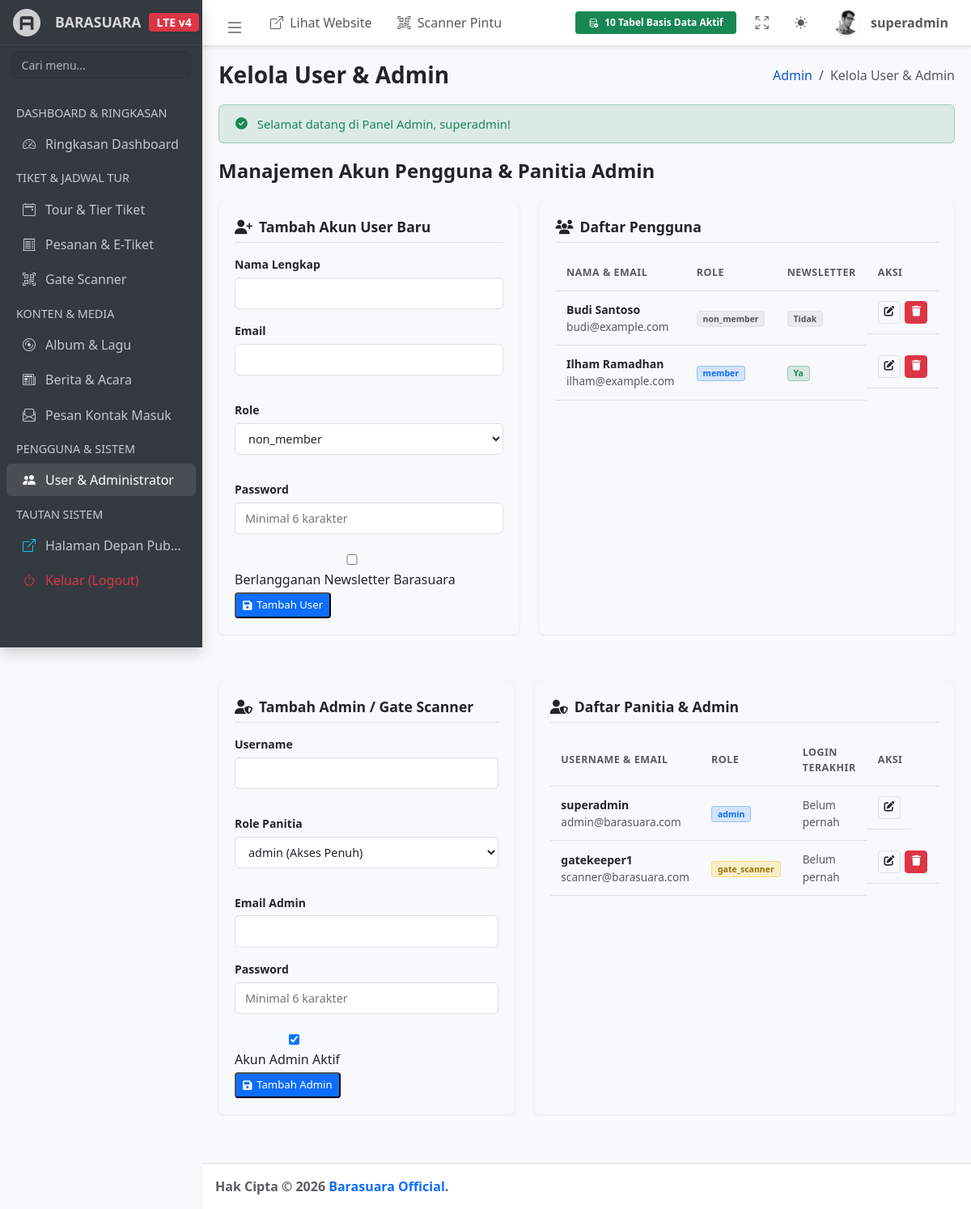
Page /admin/users.php (signed in) on the committed database.
### tables this page shows
CREATE TABLE `users` (
  `id` INT AUTO_INCREMENT PRIMARY KEY,
  `full_name` VARCHAR(150) NOT NULL,
  `email` VARCHAR(250) NOT NULL UNIQUE,
  `password_hash` VARCHAR(255) NOT NULL,
  `role` ENUM('member', 'non_member') NOT NULL DEFAULT 'non_member',
  `subscribe_token` VARCHAR(65) NULL UNIQUE,
  `is_subscribed` BOOLEAN NOT NULL DEFAULT FALSE,
  `subscribed_at` TIMESTAMP NULL DEFAULT NULL,
  `created_at` TIMESTAMP NOT NULL DEFAULT CURRENT_TIMESTAMP
);

### admin/users.php (the view, shortened to what the rows shown need)
<?php
require_once __DIR__ . '/includes/auth.php';
$admin = require_admin(['admin']);
$pdo = db();
$users = $pdo->query('SELECT * FROM users ORDER BY created_at DESC, id DESC')->fetchAll();
$admins = $pdo->query('SELECT * FROM admins ORDER BY id ASC')->fetchAll();
$adminTitle = 'Kelola User & Admin';
require __DIR__ . '/includes/header.php';
?>
<div class="admin-container">
    <div class="admin-page-head">
        <div>
            <h2>Manajemen Akun Pengguna &amp; Panitia Admin</h2>
        </div>
    </div>
    <div class="admin-two-col" style="margin-bottom: 35px;">
        <div class="order-panel">
            <div class="admin-table-wrap">
                <table class="admin-table">
                    <thead>
                        <tr>
                            <th>Nama &amp; Email</th>
                            <th>Role</th>
                            <th>Newsletter</th>
                            <th>Aksi</th>
                        </tr>
                    </thead>
                    <tbody>
                        <?php foreach ($users as $u): ?>
                            <tr>
                                <td>
                                    <strong><?= e($u['full_name']) ?></strong><br>
                                    <small class="muted-label"><?= e($u['email']) ?></small>
                                </td>
                                <td><span
                                        class="badge <?= $u['role'] === 'member' ? 'badge-info' : 'badge-muted' ?>"><?= e($u['role']) ?></span>
                                </td>
                                <td><?= $u['is_subscribed'] ? '<span class="badge badge-success">Ya</span>' : '<span class="badge badge-muted">Tidak</span>' ?>
                                </td>
                                <td class="table-actions">
                                    <a href="users.php?edit_user=<?= (int) $u['id'] ?>" class="btn-xs btn-outline"
                                        title="Edit">
                                        <i class="fas fa-edit"></i>
                                    </a>
                                    <form method="post" onsubmit="return confirm('Hapus user <?= e($u['full_name']) ?>?');">
                                        <button type="submit" class="btn-xs btn-danger" title="Hapus"><i
                                                class="fas fa-trash"></i></button>
                                    </form>
                                </td>
                            </tr>
                        <?php endforeach; ?>
                    </tbody>
                </table>
            </div>
        </div>
    </div>
    <div id="admins-section" class="admin-two-col">
        <div class="order-panel">
            <div class="admin-table-wrap">
                <table class="admin-table">
                    <thead>
                        <tr>
                            <th>Username &amp; Email</th>
                            <th>Role</th>
                            <th>Login Terakhir</th>
                            <th>Aksi</th>
                        </tr>
                    </thead>
                    <tbody>
                        <?php foreach ($admins as $ad): ?>
                            <tr>
                                <td>
                                    <strong><?= e($ad['username']) ?></strong><br>
                                    <small class="muted-label"><?= e($ad['email']) ?></small>
                                </td>
                                <td>
                                    <span class="badge <?= $ad['role'] === 'admin' ? 'badge-info' : 'badge-warning' ?>">
                                        <?= e($ad['role']) ?>
                                    </span>
                                </td>
                                <td><small
                                        class="muted-label"><?= $ad['last_login'] ? e(date('d/m/y H:i', strtotime($ad['last_login']))) : 'Belum pernah' ?></small>
                                </td>
                                <td class="table-actions">
                                    <a href="users.php?edit_admin=<?= (int) $ad['id'] ?>#admins-section"
                                        class="btn-xs btn-outline" title="Edit">
                                        <i class="fas fa-edit"></i>
                                    </a>
                                    <?php if ((int) $ad['id'] !== (int) $admin['id']): ?>
                                        <form method="post"
                                            onsubmit="return confirm('Hapus admin <?= e($ad['username']) ?>?');">
                                            <button type="submit" class="btn-xs btn-danger" title="Hapus"><i
                                                    class="fas fa-trash"></i></button>
                                        </form>
                                    <?php endif; ?>
                                </td>
                            </tr>
                        <?php endforeach; ?>
                    </tbody>
                </table>
            </div>
        </div>
    </div>
</div>
<?php require __DIR__ . '/includes/footer.php'; ?>

### admin/includes/header.php (shortened to what the rows shown need)
<?php
$adminTitle = $adminTitle ?? 'Dashboard Admin';
$adminUser = current_admin();
?>
<!doctype html>
<html lang="id">
<head>
    <link rel="stylesheet" href="https://cdn.jsdelivr.net/npm/@fontsource/source-sans-3@5.0.12/index.css">
    <link rel="stylesheet" href="https://cdn.jsdelivr.net/npm/overlayscrollbars@2.11.0/styles/overlayscrollbars.min.css">
    <link rel="stylesheet" href="https://cdn.jsdelivr.net/npm/bootstrap-icons@1.13.1/font/bootstrap-icons.min.css">
    <link rel="stylesheet" href="https://cdnjs.cloudflare.com/ajax/libs/font-awesome/6.5.2/css/all.min.css">
    <link rel="stylesheet" href="dist/css/adminlte.min.css">
    <link rel="stylesheet" href="dist/css/admin-custom.css">
</head>
<body class="layout-fixed sidebar-expand-lg bg-body-tertiary">
    <div class="app-wrapper">
        <nav class="app-header navbar navbar-expand bg-body shadow-sm">
            <div class="container-fluid">
                <ul class="navbar-nav ms-auto align-items-center">
                    <?php if ($adminUser): ?>
                        <li class="nav-item dropdown user-menu">
                            <a href="#" class="nav-link dropdown-toggle d-flex align-items-center gap-2" data-bs-toggle="dropdown">
                                <img src="dist/assets/img/user2-160x160.jpg" class="user-image rounded-circle shadow-sm" alt="<?= e($adminUser['username']) ?>" style="width: 32px; height: 32px; object-fit: cover;">
                                <span class="d-none d-md-inline fw-semibold"><?= e($adminUser['username']) ?></span>
                            </a>
                        </li>
                    <?php endif; ?>
                </ul>
            </div>
        </nav>
        <main class="app-main">
            <div class="app-content-header py-3">
                <div class="container-fluid">
                    <div class="row align-items-center">
                        <div class="col-sm-6">
                            <h1 class="mb-0 fs-3 fw-bold"><?= e($adminTitle) ?></h1>
                        </div>
                    </div>
                </div>
            </div>
            <div class="app-content">
                <div class="container-fluid">

### rows in the picture
users: full_name "Budi Santoso", email "budi@example.com", role "non_member", is_subscribed "Tidak"
users: full_name "Ilham Ramadhan", email "ilham@example.com", role "member", is_subscribed "Ya"

### other values in the picture
$adminUser['username'] "superadmin"
$section['title'] "DASHBOARD & RINGKASAN"
$label "Ringkasan Dashboard"
$section['title'] "TIKET & JADWAL TUR"
$label "Tour & Tier Tiket"
$label "Pesanan & E-Tiket"
$label "Gate Scanner"
$section['title'] "KONTEN & MEDIA"
$label "Album & Lagu"
$label "Berita & Acara"
$label "Pesan Kontak Masuk"
$section['title'] "PENGGUNA & SISTEM"
$label "User & Administrator"
$adminTitle "Kelola User & Admin"
$flashItem['message'] "Selamat datang di Panel Admin, superadmin!"
